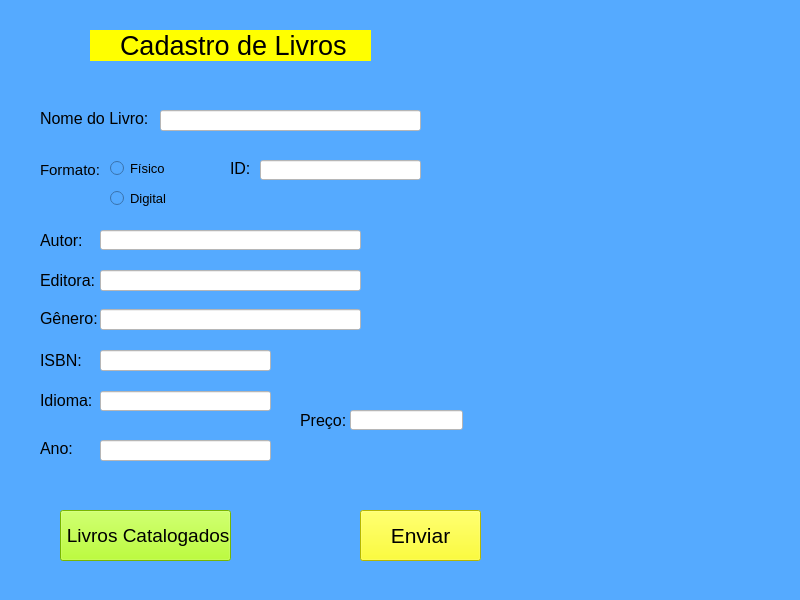
<?xml version="1.0" encoding="UTF-8"?>
<ui version="4.0">
 <class>MainWindow</class>
 <widget class="QMainWindow" name="MainWindow">
  <property name="geometry">
   <rect>
    <x>0</x>
    <y>0</y>
    <width>800</width>
    <height>600</height>
   </rect>
  </property>
  <property name="font">
   <font>
    <pointsize>16</pointsize>
   </font>
  </property>
  <property name="windowTitle">
   <string>MainWindow</string>
  </property>
  <property name="styleSheet">
   <string notr="true">background-color: rgb(85, 170, 255);</string>
  </property>
  <widget class="QWidget" name="centralwidget">
   <widget class="QLabel" name="label">
    <property name="geometry">
     <rect>
      <x>90</x>
      <y>30</y>
      <width>281</width>
      <height>31</height>
     </rect>
    </property>
    <property name="font">
     <font>
      <pointsize>20</pointsize>
     </font>
    </property>
    <property name="styleSheet">
     <string notr="true">background-color: rgb(255, 255, 0);</string>
    </property>
    <property name="text">
     <string>    Cadastro de Livros</string>
    </property>
   </widget>
   <widget class="QLabel" name="label_2">
    <property name="geometry">
     <rect>
      <x>40</x>
      <y>110</y>
      <width>121</width>
      <height>16</height>
     </rect>
    </property>
    <property name="font">
     <font>
      <pointsize>12</pointsize>
     </font>
    </property>
    <property name="text">
     <string>Nome do Livro:</string>
    </property>
   </widget>
   <widget class="QLabel" name="label_4">
    <property name="geometry">
     <rect>
      <x>40</x>
      <y>270</y>
      <width>61</width>
      <height>20</height>
     </rect>
    </property>
    <property name="font">
     <font>
      <pointsize>12</pointsize>
     </font>
    </property>
    <property name="text">
     <string>Editora:</string>
    </property>
   </widget>
   <widget class="QLabel" name="label_3">
    <property name="geometry">
     <rect>
      <x>40</x>
      <y>230</y>
      <width>51</width>
      <height>20</height>
     </rect>
    </property>
    <property name="font">
     <font>
      <pointsize>12</pointsize>
     </font>
    </property>
    <property name="text">
     <string>Autor:</string>
    </property>
   </widget>
   <widget class="QLabel" name="label_6">
    <property name="geometry">
     <rect>
      <x>40</x>
      <y>350</y>
      <width>41</width>
      <height>21</height>
     </rect>
    </property>
    <property name="font">
     <font>
      <pointsize>12</pointsize>
     </font>
    </property>
    <property name="text">
     <string>ISBN:</string>
    </property>
   </widget>
   <widget class="QLabel" name="label_7">
    <property name="geometry">
     <rect>
      <x>40</x>
      <y>310</y>
      <width>61</width>
      <height>16</height>
     </rect>
    </property>
    <property name="font">
     <font>
      <pointsize>12</pointsize>
     </font>
    </property>
    <property name="text">
     <string>Gênero:</string>
    </property>
   </widget>
   <widget class="QLabel" name="label_8">
    <property name="geometry">
     <rect>
      <x>40</x>
      <y>390</y>
      <width>61</width>
      <height>20</height>
     </rect>
    </property>
    <property name="font">
     <font>
      <pointsize>12</pointsize>
     </font>
    </property>
    <property name="text">
     <string>Idioma:</string>
    </property>
   </widget>
   <widget class="QLineEdit" name="lineEdit">
    <property name="geometry">
     <rect>
      <x>160</x>
      <y>110</y>
      <width>261</width>
      <height>21</height>
     </rect>
    </property>
    <property name="styleSheet">
     <string notr="true">
background-color: rgb(255, 255, 255);</string>
    </property>
   </widget>
   <widget class="QLineEdit" name="lineEdit_2">
    <property name="geometry">
     <rect>
      <x>100</x>
      <y>230</y>
      <width>261</width>
      <height>20</height>
     </rect>
    </property>
    <property name="styleSheet">
     <string notr="true">background-color: rgb(255, 255, 255);</string>
    </property>
   </widget>
   <widget class="QLineEdit" name="lineEdit_3">
    <property name="geometry">
     <rect>
      <x>100</x>
      <y>270</y>
      <width>261</width>
      <height>21</height>
     </rect>
    </property>
    <property name="styleSheet">
     <string notr="true">background-color: rgb(255, 255, 255);</string>
    </property>
   </widget>
   <widget class="QLineEdit" name="lineEdit_4">
    <property name="geometry">
     <rect>
      <x>100</x>
      <y>309</y>
      <width>261</width>
      <height>21</height>
     </rect>
    </property>
    <property name="styleSheet">
     <string notr="true">background-color: rgb(255, 255, 255);</string>
    </property>
   </widget>
   <widget class="QLineEdit" name="lineEdit_5">
    <property name="geometry">
     <rect>
      <x>100</x>
      <y>350</y>
      <width>171</width>
      <height>21</height>
     </rect>
    </property>
    <property name="styleSheet">
     <string notr="true">background-color: rgb(255, 255, 255);</string>
    </property>
   </widget>
   <widget class="QLineEdit" name="lineEdit_6">
    <property name="geometry">
     <rect>
      <x>100</x>
      <y>391</y>
      <width>171</width>
      <height>20</height>
     </rect>
    </property>
    <property name="styleSheet">
     <string notr="true">background-color: rgb(255, 255, 255);</string>
    </property>
   </widget>
   <widget class="QLabel" name="label_10">
    <property name="geometry">
     <rect>
      <x>40</x>
      <y>160</y>
      <width>61</width>
      <height>20</height>
     </rect>
    </property>
    <property name="font">
     <font>
      <pointsize>11</pointsize>
     </font>
    </property>
    <property name="text">
     <string>Formato:</string>
    </property>
   </widget>
   <widget class="QRadioButton" name="radioButton">
    <property name="geometry">
     <rect>
      <x>110</x>
      <y>160</y>
      <width>82</width>
      <height>17</height>
     </rect>
    </property>
    <property name="font">
     <font>
      <pointsize>10</pointsize>
     </font>
    </property>
    <property name="text">
     <string>Físico</string>
    </property>
   </widget>
   <widget class="QRadioButton" name="radioButton_2">
    <property name="geometry">
     <rect>
      <x>110</x>
      <y>190</y>
      <width>82</width>
      <height>17</height>
     </rect>
    </property>
    <property name="font">
     <font>
      <pointsize>10</pointsize>
     </font>
    </property>
    <property name="text">
     <string>Digital</string>
    </property>
   </widget>
   <widget class="QLabel" name="label_5">
    <property name="geometry">
     <rect>
      <x>40</x>
      <y>440</y>
      <width>41</width>
      <height>16</height>
     </rect>
    </property>
    <property name="font">
     <font>
      <pointsize>12</pointsize>
     </font>
    </property>
    <property name="text">
     <string>Ano:</string>
    </property>
   </widget>
   <widget class="QLineEdit" name="lineEdit_7">
    <property name="geometry">
     <rect>
      <x>100</x>
      <y>440</y>
      <width>171</width>
      <height>21</height>
     </rect>
    </property>
    <property name="styleSheet">
     <string notr="true">background-color: rgb(255, 255, 255);</string>
    </property>
   </widget>
   <widget class="QLabel" name="label_9">
    <property name="geometry">
     <rect>
      <x>230</x>
      <y>160</y>
      <width>61</width>
      <height>16</height>
     </rect>
    </property>
    <property name="font">
     <font>
      <pointsize>12</pointsize>
     </font>
    </property>
    <property name="text">
     <string>ID:</string>
    </property>
   </widget>
   <widget class="QLineEdit" name="lineEdit_8">
    <property name="geometry">
     <rect>
      <x>260</x>
      <y>160</y>
      <width>161</width>
      <height>20</height>
     </rect>
    </property>
    <property name="styleSheet">
     <string notr="true">background-color: rgb(255, 255, 255);</string>
    </property>
   </widget>
   <widget class="QPushButton" name="pushButton">
    <property name="geometry">
     <rect>
      <x>360</x>
      <y>510</y>
      <width>121</width>
      <height>51</height>
     </rect>
    </property>
    <property name="font">
     <font>
      <pointsize>16</pointsize>
     </font>
    </property>
    <property name="styleSheet">
     <string notr="true">background-color: rgb(255, 255, 0);</string>
    </property>
    <property name="text">
     <string>Enviar</string>
    </property>
   </widget>
   <widget class="QLabel" name="label_11">
    <property name="geometry">
     <rect>
      <x>300</x>
      <y>410</y>
      <width>51</width>
      <height>21</height>
     </rect>
    </property>
    <property name="font">
     <font>
      <pointsize>12</pointsize>
     </font>
    </property>
    <property name="text">
     <string>Preço:</string>
    </property>
   </widget>
   <widget class="QLineEdit" name="lineEdit_9">
    <property name="geometry">
     <rect>
      <x>350</x>
      <y>410</y>
      <width>113</width>
      <height>20</height>
     </rect>
    </property>
    <property name="styleSheet">
     <string notr="true">background-color: rgb(255, 255, 255);</string>
    </property>
   </widget>
   <widget class="QPushButton" name="pushButton_2">
    <property name="geometry">
     <rect>
      <x>60</x>
      <y>510</y>
      <width>171</width>
      <height>51</height>
     </rect>
    </property>
    <property name="font">
     <font>
      <pointsize>14</pointsize>
     </font>
    </property>
    <property name="styleSheet">
     <string notr="true">background-color: rgb(170, 255, 0);</string>
    </property>
    <property name="text">
     <string> Livros Catalogados</string>
    </property>
   </widget>
  </widget>
  <widget class="QMenuBar" name="menubar">
   <property name="geometry">
    <rect>
     <x>0</x>
     <y>0</y>
     <width>800</width>
     <height>21</height>
    </rect>
   </property>
  </widget>
  <widget class="QStatusBar" name="statusbar"/>
 </widget>
 <resources/>
 <connections/>
</ui>
